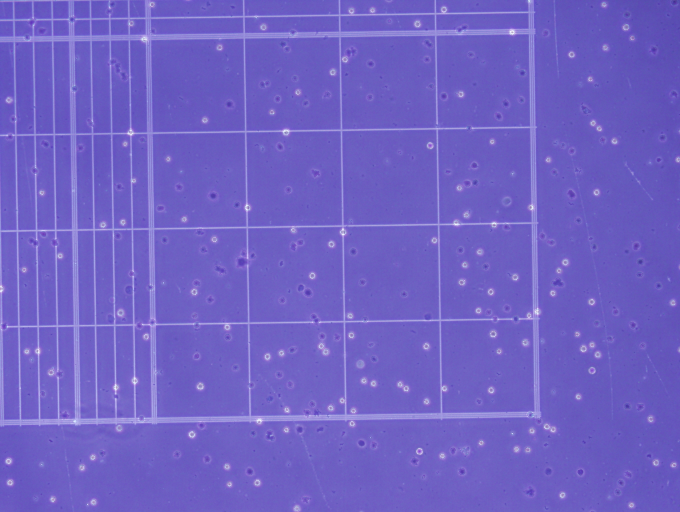
%> input picture 测试资料/Ld4.jpg, 1360 x 1024 px (shown at 1/2 size)
$ octave F14075011project2.m   (GNU Octave 9; MATLAB toolbox functions it lacks are replaced by stand-ins)
%> lines starting %> are read from the running program, lines starting %| are printed output that depends on the picture; in (x1, y1, x2, y2) boxes, pixels count from 0 and x2, y2 are one past the last pixel; in counts of white or black regions, pixels touching at a corner belong together; the program's own positions count from 1
%% Crop Image
clear all;clc;
image_cell=imread("Ld4.jpg");
%> image_cell is the input picture: size 1024x1360x3 uint8; mean R, G, B 111.5, 97.5, 195.8
gray_image=rgb2gray(image_cell);
gray_image_medfil=medfilt2(double(gray_image),[5,5]);   %median filter
figure(1);subplot(2,2,1);imshow(uint8(gray_image_medfil));
title('Grayscale Image');

b1=double(gray_image_medfil);
i=(b1>130 & b1<255 );
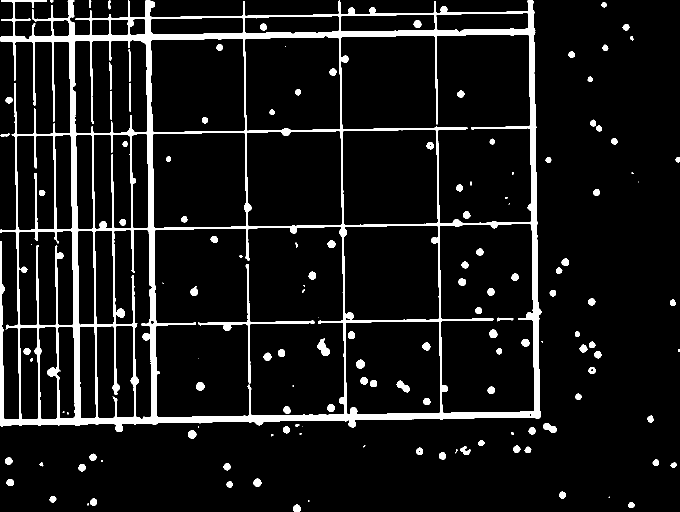
%> i: size 1024x1360 logical (shown at 1/2 size); 8.3% white; 142 white regions (27 under 20 px), largest, box (x1, y1, x2, y2) and area: (0, 0, 1083, 864) 96812, (396, 528, 629, 767) 2023, (635, 676, 660, 712) 475
c=b1.*i;
figure(1);subplot(2,2,2);imshow(c);
title('Binary Image');

se=strel('disk',2);
c=imerode(c,se);
figure(1);subplot(2,2,3);imshow(~c);
title('After Erode Image');

[L Ne]=bwlabel(~c);
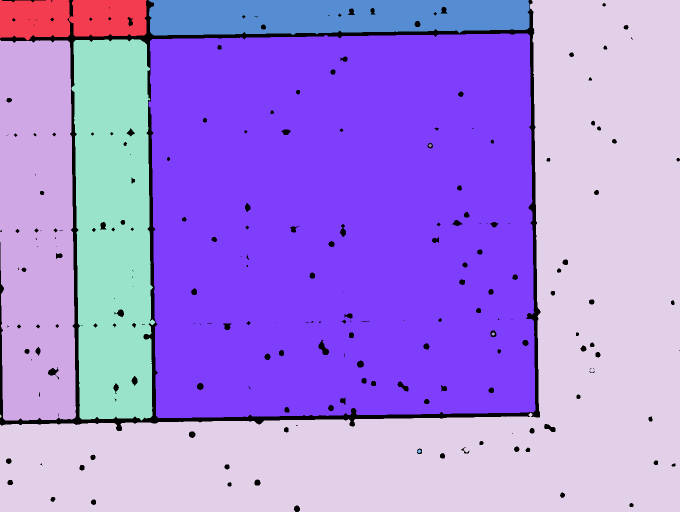
%> L: size 1024x1360 double (shown at 1/2 size); 11 distinct labels, from 0 to 10; one colour per label, 0 black
%> Ne = 10
s  = regionprops(L);
%> s = 10 regions; largest, box (x1, y1, x2, y2), Area and Centroid: (297, 67, 1071, 836) 569126 [685.7 450.6], (0, 0, 1360, 1024) 487357 [949.2 678.1], (143, 78, 310, 841) 109435 [226.6 457.3], (0, 80, 152, 841) 108314 [74.4 462.3], (297, 0, 1059, 71) 48772 [668 33.2]
hold on;
g=find([s.Area]>300000 );
%> g = [4 7]
bBox = cat(1,s.BoundingBox);
%> bBox = 10 rows, first 8: [0.5 0.5 294 81; 0.5 80.5 152 761; 0.5 829.5 3 7; 0.5 0.5 1360 1024; 143.5 78.5 167 763; 297.5 0.5 762 71; 297.5 67.5 774 769; 835.5 899.5 8 7]
cropxy=round(bBox(g(2),:));
%> cropxy = [298 68 774 769]
ajustcrop=6;
cell_crop =imcrop(gray_image,[cropxy(1)+15 cropxy(2)+10 cropxy(3)-24 cropxy(4)-20]);
cell_crop2 =imcrop(gray_image,[cropxy(1)-ajustcrop cropxy(2)-ajustcrop cropxy(3)+ajustcrop*2 cropxy(4)+ajustcrop*2]);
for n=1:size(g,2)
   rectangle('Position',s(g(n)).BoundingBox,'EdgeColor','r','LineWidth',2);
end
%> this loop made 2 passes
figure(1);subplot(2,2,4);imshow(uint8(cell_crop));
title('Crop image');

%% Line Crop
sizecrop2=size(cell_crop2);
cell_crop2([ajustcrop+10:sizecrop2(1)-ajustcrop*2],[ajustcrop+10:sizecrop2(2)-ajustcrop*2])=0;
% figure;imshow(uint8(cell_crop2));
% title('Crop frame image2');

%% Live Cell
doublecell_2=double(cell_crop);
i=(doublecell_2>140 & doublecell_2<255 );
%> i: size 750x751 logical; 3.8% white; 120 white regions (65 under 20 px), largest, box (x1, y1, x2, y2) and area: (0, 0, 751, 750) 11630, (84, 451, 318, 689) 1636, (630, 0, 751, 286) 966
size_i=size(i);
for XX=1:1:size_i(1)
    calsum=sum(i(XX,:));
    if calsum>150
        i(XX,:)=0;
    end
end
%> this loop made 750 passes
%> calsum on passes 1 to 3: 151, 79, 15
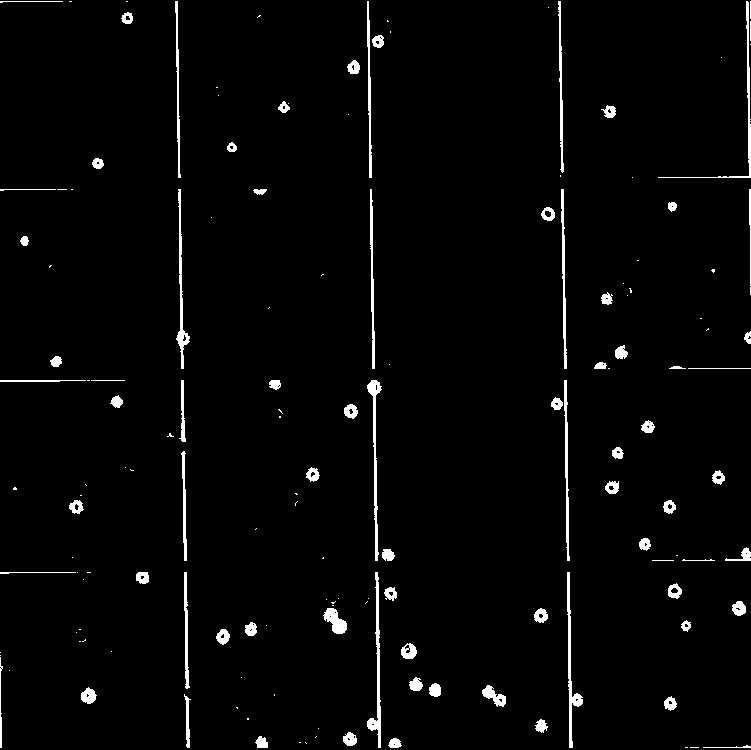
%> i: size 750x751 logical; 2.5% white; 151 white regions (74 under 20 px), largest, box (x1, y1, x2, y2) and area: (367, 572, 381, 748) 668, (567, 572, 583, 748) 653, (367, 380, 382, 561) 645
for YY=1:1:size_i(2)
    calsum2=sum(i(:,YY));
    if calsum2>150
        i(:,YY)=0;
    end
end
%> this loop made 751 passes
%> calsum2 on passes 1 to 3: 100, 44, 11
%> i: size 750x751 logical; 1.5% white; 154 white regions (84 under 20 px)
live_cell2=doublecell_2.*i;
live_cell3=imfill(live_cell2,'holes');
se3=strel('disk',2);
se33=strel('disk',6);
live_cell4=imclose(imopen(live_cell3,se3),se33);
[L2 Ne2]=bwlabel(live_cell4);
%> L2: size 750x751 double; 49 distinct labels, from 0 to 48
%> Ne2 = 48
s2  = regionprops(L2);
%> s2 = 48 regions; largest, box (x1, y1, x2, y2), Area and Centroid: (323, 608, 347, 634) 347 [336.3 621.9], (409, 677, 441, 697) 281 [426.2 688.2], (482, 685, 506, 707) 251 [495 697], (401, 643, 417, 659) 196 [409.5 652], (81, 687, 97, 704) 182 [89.3 696.7]
g2=find([s2.Area]>50 );
%> g2 = 47 values from 1 to 48

 %% Live Line  Cell
line_b=double(cell_crop2);
i=(line_b>240 & line_b<255 );
%> i: size 782x787 logical; 0.01% white in thin lines or dots
line_c=line_b.*i;
se_linelive=strel('disk',3);
linelive=imdilate(line_c,se_linelive);
[L_linelive number_linelive]=bwlabel(linelive);
%> L_linelive: size 782x787 double; 5 distinct labels, from 0 to 4
%> number_linelive = 4
s3_linelive  = regionprops(L_linelive);
%> s3_linelive = 4 regions; box (x1, y1, x2, y2), Area and Centroid: (727, 0, 739, 9) 90 [734 4.6], (778, 554, 787, 568) 89 [783.6 561.9], (222, 776, 234, 782) 64 [228.3 779.7], (0, 15, 4, 21) 20 [2.2 18.7]
g3_linelive=find([s3_linelive.Area]>68 );
%> g3_linelive = [3 4]

%% Die Cell
cell_crop = imsharpen(cell_crop,'Radius',2,'Amount',4);
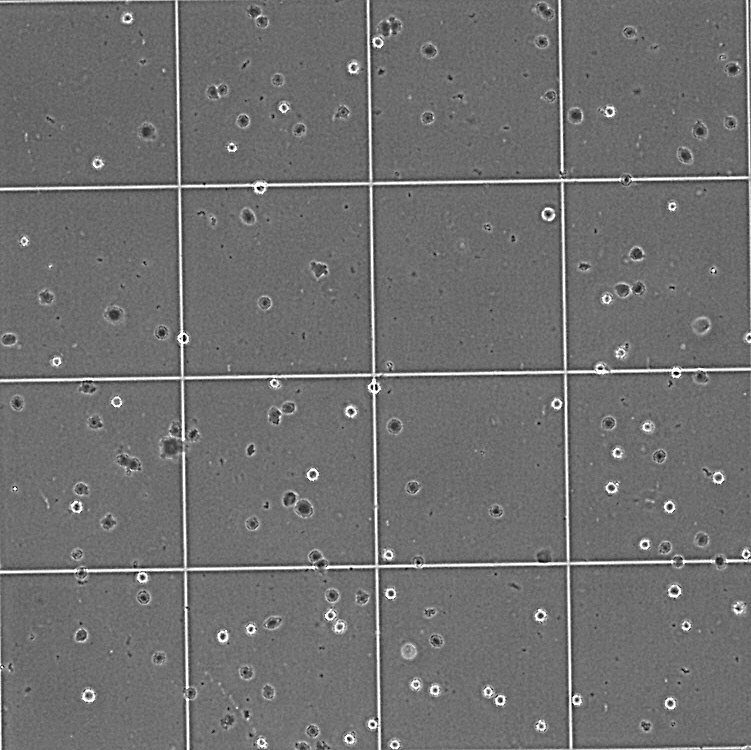
%> cell_crop: size 750x751 uint8; min 0, max 255, mean 112.1
doublecell_2=double(cell_crop);
t=graythresh(cell_crop)*255-74;
%> t = 90
i2=(doublecell_2>0 & doublecell_2<t);
%> i2: size 750x751 logical; 5% white in thin lines or dots
size_i2=size(i2);
for XX2=1:1:size_i2(1)
    calsum3=sum(i2(XX2,:));
    if calsum3>150
        i2(XX2,:)=0;
    end
end
%> this loop made 750 passes
%> calsum3 on passes 1 to 3: 17, 54, 124
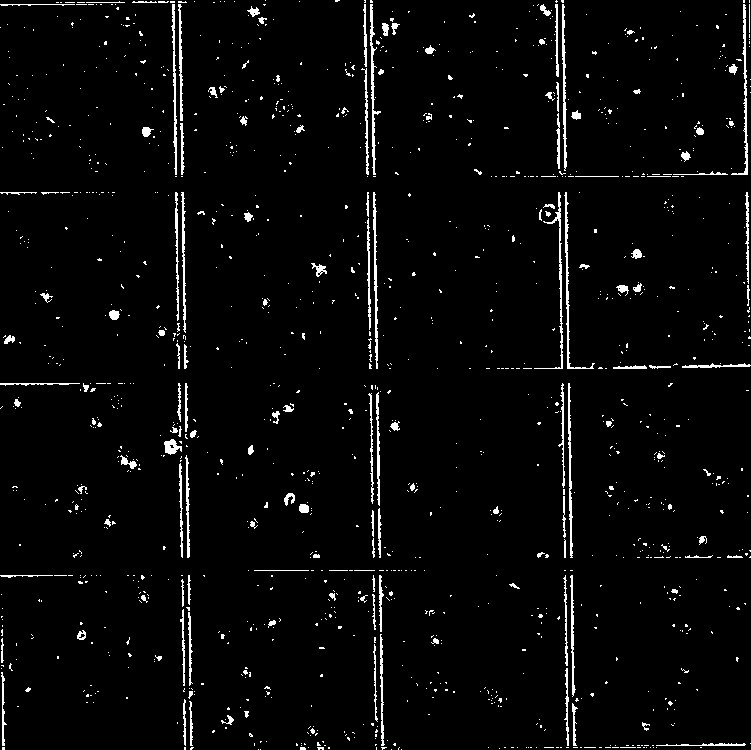
%> i2: size 750x751 logical; 3.3% white in thin lines or dots
for YY2=1:1:size_i2(2)
    calsum4=sum(i2(:,YY2));
    if calsum4>150
        i2(:,YY2)=0;
    end
end
%> this loop made 751 passes
%> calsum4 on passes 1 to 3: 7, 42, 125
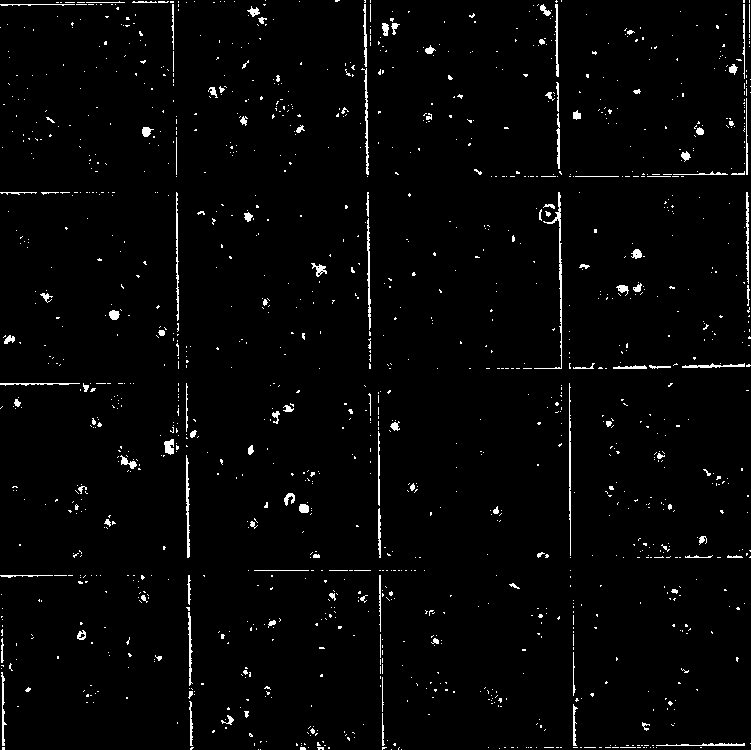
%> i2: size 750x751 logical; 2.3% white in thin lines or dots
die_cell2=doublecell_2.*i2;
se3=strel('disk',2);
die_cell2=imclose(die_cell2,se3);
se33=strel('disk',2);
die_cell2=imopen(die_cell2,se33);
[L3 Ne3]=bwlabel(die_cell2);
%> L3: size 750x751 double; 86 distinct labels, from 0 to 85
%> Ne3 = 85
s3  = regionprops(L3);
%> s3 = 85 regions; largest, box (x1, y1, x2, y2), Area and Centroid: (743, 5, 750, 33) 170 [746.9 19.2], (164, 439, 179, 455) 157 [171.7 447.5], (382, 22, 399, 36) 115 [390 28.5], (119, 457, 139, 470) 111 [129.9 463.8], (363, 5, 371, 22) 97 [367.8 13.7]
g3=find([s3.Area]>22 );
%> g3 = 68 values from 2 to 84

%% Result
figure;imshow(gray_image)
for n3=1:size(g3,2)
   rectangle('Position',s3(g3(n3)).BoundingBox+[cropxy(1)+15 cropxy(2)+10 0 0],'EdgeColor','y','LineWidth',1,'Curvature',[1 1]);
   findx2=round(s3(g3(n3)).Centroid(1))+cropxy(1)+15;
   findy2=round(s3(g3(n3)).Centroid(2))+cropxy(2)+10;
   text(findx2,findy2,num2str(n3),'Color','y','FontSize',12);
end
%> this loop made 68 passes
%> (findx2, findy2) on passes 1 to 8: (323, 418), (330, 482), (360, 376), (395, 568), (395, 714), (400, 467), (409, 502), (422, 602)
for n2=1:size(g2,2)
   rectangle('Position',s2(g2(n2)).BoundingBox+[cropxy(1)+15 cropxy(2)+10 0 0],'EdgeColor','r','LineWidth',1,'Curvature',[1 1]);
   findx=round(s2(g2(n2)).Centroid(1))+cropxy(1)+15;
   findy=round(s2(g2(n2)).Centroid(2))+cropxy(2)+10;
   text(findx,findy,num2str(n2),'Color','r','FontSize',12);
end
%> this loop made 47 passes
%> (findx, findy) on passes 1 to 8: (338, 319), (370, 440), (390, 585), (402, 775), (411, 242), (431, 481), (441, 97), (456, 656)
for n3_linelive=1:size(g3_linelive,2)
   rectangle('Position',s3_linelive(g3_linelive(n3_linelive)).BoundingBox+[cropxy(1)-ajustcrop cropxy(2)-ajustcrop 0 0],'EdgeColor','r','LineWidth',1,'Curvature',[1 1]);
   findx2=round(s3_linelive(g3_linelive(n3_linelive)).Centroid(1))+cropxy(1)-ajustcrop;
   findy2=round(s3_linelive(g3_linelive(n3_linelive)).Centroid(2))+cropxy(2)-ajustcrop;
   text(findx2,findy2,num2str(n3_linelive+n2),'Color','r','FontSize',12);
end
%> this loop made 2 passes
%> (findx2, findy2) on passes 1 to 2: (1026, 67), (1076, 624)
text(1100,488,['Live Cell= ',num2str(n2+n3_linelive)],'Color','r','FontSize',16);
text(1100,588,['Die Cell= ',num2str(n3)],'Color','y','FontSize',16);
text(1100,688,['Total Cell= ',num2str(n2+n3_linelive+n3)],'Color','c','FontSize',16);
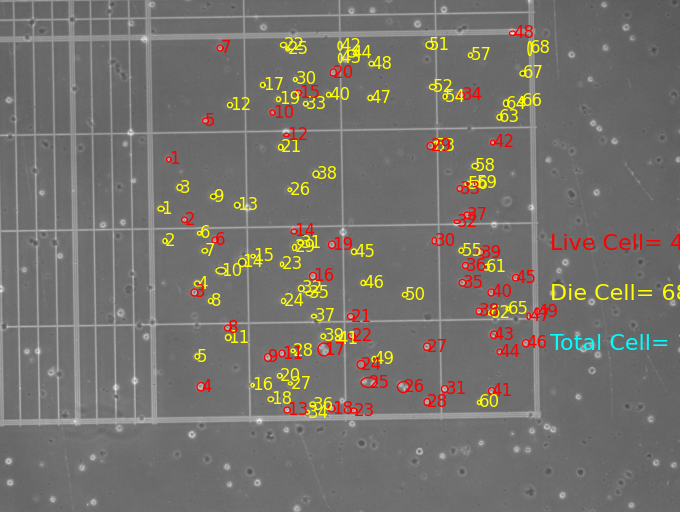
%> figure redrawn from the program's plot data; shown at 1/2 size

$ run again, with 测试资料/Ld1.jpg copied over 测试资料/Ld4.jpg
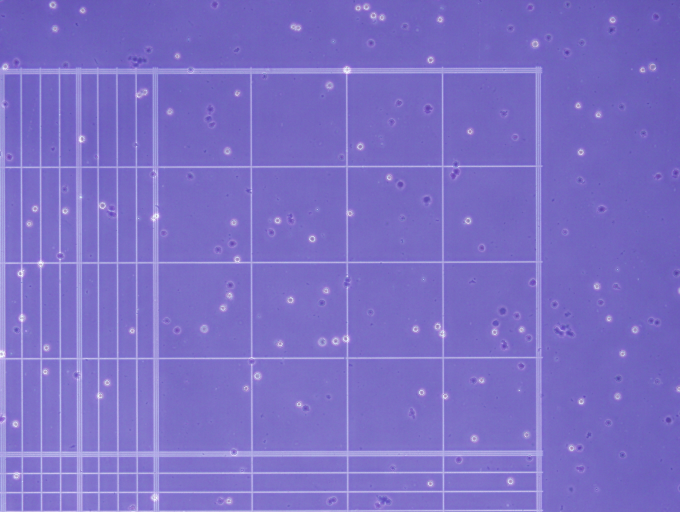
%> input picture 测试资料/Ld1.jpg, 1360 x 1024 px (shown at 1/2 size)
%> image_cell is the input picture: size 1024x1360x3 uint8; mean R, G, B 124.2, 111.4, 197.7
%> L: size 1024x1360 double; 98 distinct labels, from 0 to 97
%> Ne = 97
%> s = 97 regions; largest, box (x1, y1, x2, y2), Area and Centroid: (314, 145, 1074, 902) 455964 [716.8 457], (0, 0, 1360, 1024) 431073 [988.1 360.7], (161, 146, 309, 525) 53184 [234.7 335.3], (6, 147, 154, 525) 52811 [81.5 333.5], (695, 716, 886, 903) 34916 [791 809.9]
%> g = [1 74]
%> bBox = 97 rows, first 8: [0.5 0.5 1360 1024; 0.5 831.5 7 14; 0.5 1020.5 4 4; 6.5 147.5 148 378; 10.5 527.5 33 190; 10.5 719.5 34 185; 10.5 913.5 34 33; 11.5 949.5 33 36]
%> cropxy = [315 146 760 757]
%> the loop `for n=1:size(g,2)` made 2 passes
%> the loop `for XX=1:1:size_i(1)` made 738 passes
%> calsum on passes 1 to 3: 11, 12, 11
%> after the loop `for XX=1:1:size_i(1)`:
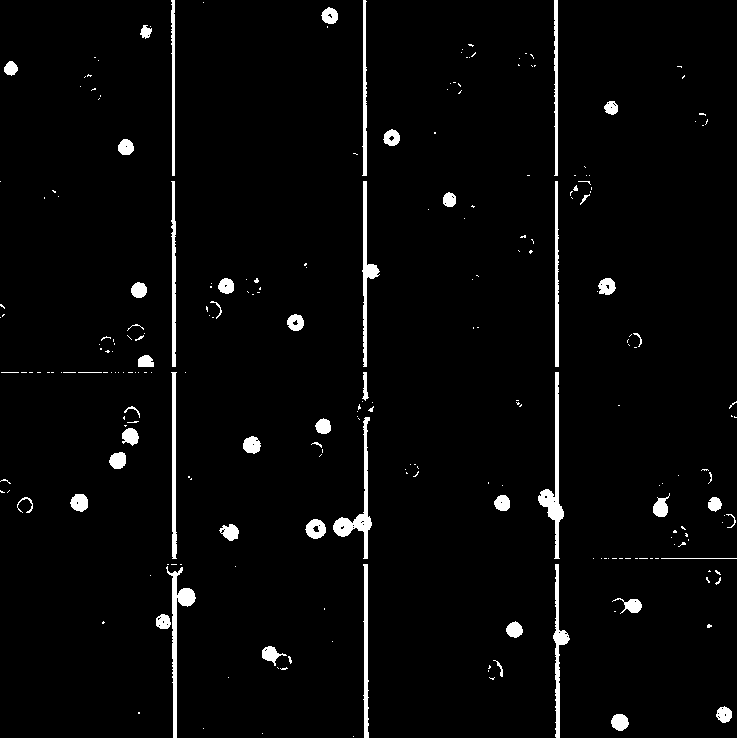
%> i: size 738x737 logical; 3% white; 246 white regions (193 under 20 px), largest, box (x1, y1, x2, y2) and area: (538, 372, 564, 559) 1127, (166, 566, 196, 738) 1068, (333, 417, 372, 559) 1035
%> the loop `for YY=1:1:size_i(2)` made 737 passes
%> calsum2 on passes 1 to 3: 7, 7, 8
%> L2: size 738x737 double; 33 distinct labels, from 0 to 32
%> Ne2 = 32
%> s2 = 32 regions; largest, box (x1, y1, x2, y2), Area and Centroid: (305, 514, 363, 539) 789 [334.9 527.7], (538, 489, 564, 520) 407 [550.8 505], (177, 588, 196, 607) 268 [187 597.6], (70, 494, 88, 512) 250 [80.1 503.3], (243, 436, 261, 454) 241 [252.4 445.7]
%> g2 = 32 values from 1 to 32
%> L_linelive: size 770x773 double; 3 distinct labels, from 0 to 2
%> number_linelive = 2
%> s3_linelive = 2 regions; box (x1, y1, x2, y2), Area and Centroid: (0, 287, 11, 303) 108 [5.6 294.2], (379, 0, 393, 8) 88 [386.5 4.3]
%> g3_linelive = [1 2]
%> t = 100
%> the loop `for XX2=1:1:size_i2(1)` made 738 passes
%> calsum3 on passes 1 to 3: 22, 21, 22
%> the loop `for YY2=1:1:size_i2(2)` made 737 passes
%> calsum4 on passes 1 to 3: 8, 5, 10
%> L3: size 738x737 double; 49 distinct labels, from 0 to 48
%> Ne3 = 48
%> s3 = 48 regions; largest, box (x1, y1, x2, y2), Area and Centroid: (572, 183, 590, 203) 177 [581.3 192.8], (520, 55, 535, 72) 160 [527.7 63.8], (248, 273, 259, 291) 117 [253.5 282.9], (670, 461, 683, 474) 116 [676.9 467.6], (518, 239, 531, 251) 104 [524.8 244.5]
%> g3 = 40 values from 2 to 48
%> the loop `for n3=1:size(g3,2)` made 40 passes
%> (findx2, findy2) on passes 1 to 8: (355, 662), (383, 354), (419, 238), (422, 219), (425, 251), (439, 499), (463, 572), (466, 489)
%> the loop `for n2=1:size(g2,2)` made 32 passes
%> (findx, findy) on passes 1 to 8: (341, 225), (410, 659), (449, 617), (456, 304), (461, 593), (470, 447), (476, 518), (476, 189)
%> the loop `for n3_linelive=1:size(g3_linelive,2)` made 2 passes
%> (findx2, findy2) on passes 1 to 2: (315, 434), (695, 144)
%> `text(1100,688,['Total Cell= ',num2str(n2+n3_linelive+n3)],'Color','c',..`:
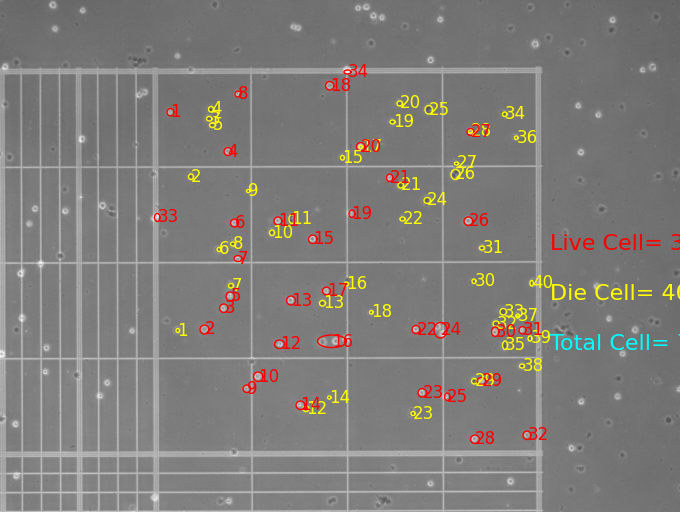
%> figure redrawn from the program's plot data; shown at 1/2 size
